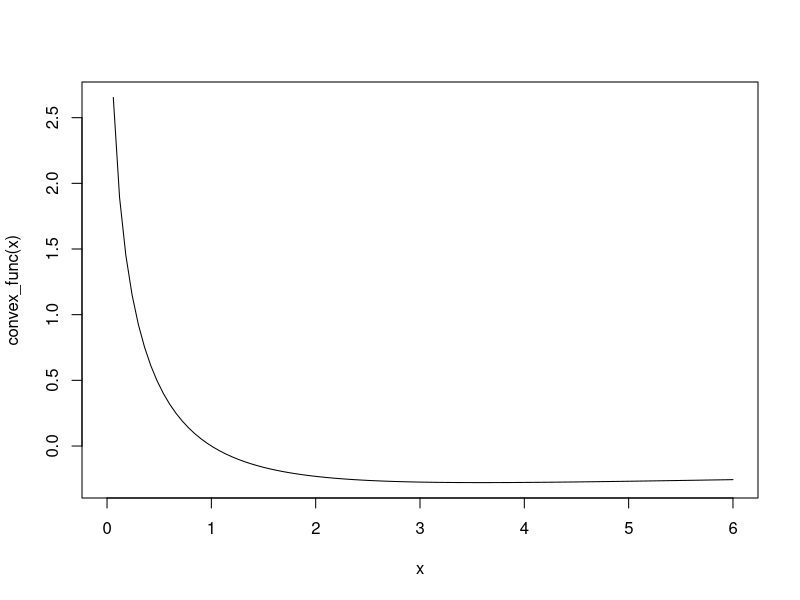
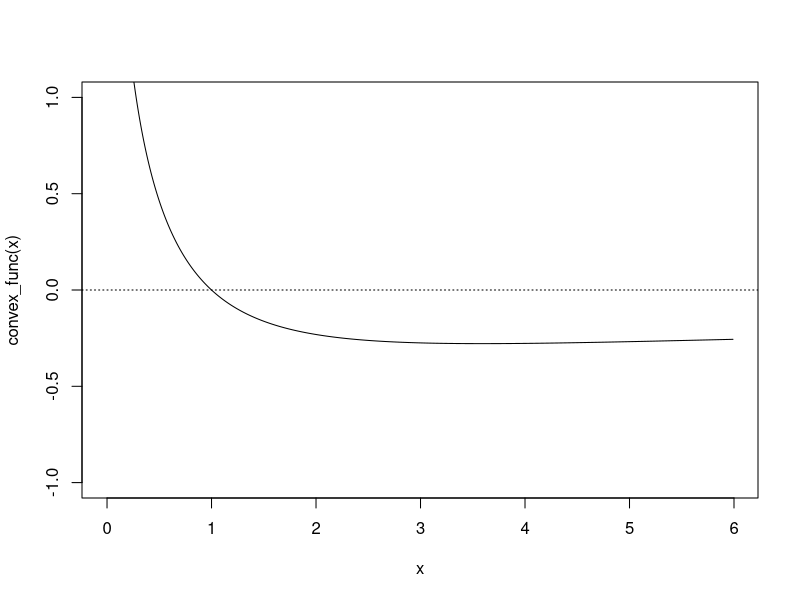
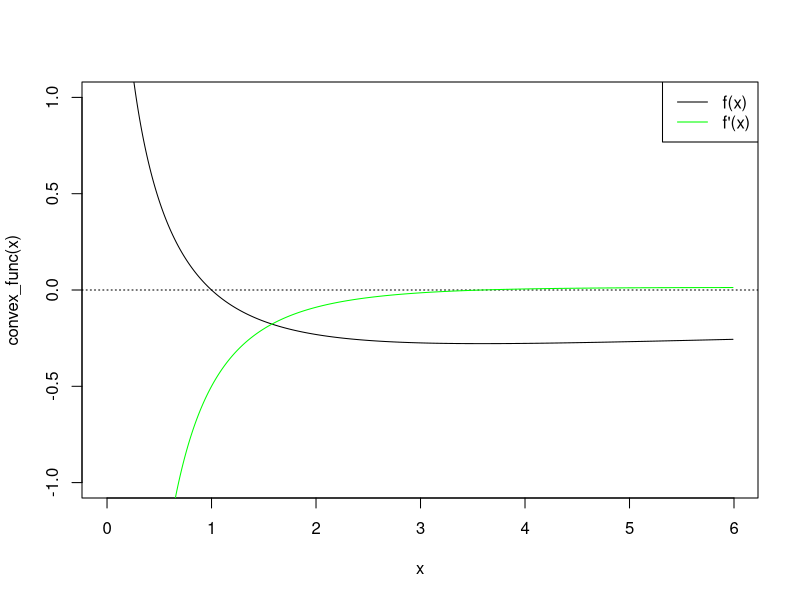
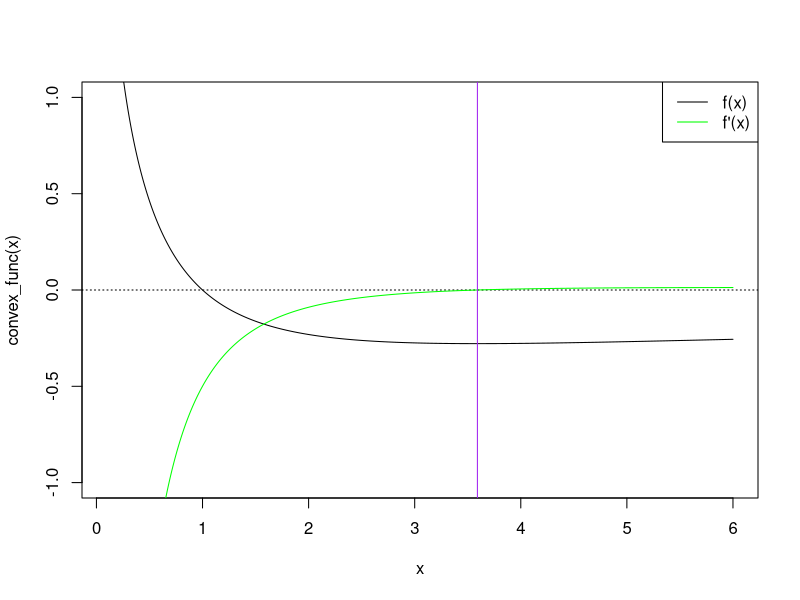

R code for these plots, in order:
## ---- chunk 1
knitr::opts_chunk$set(echo = TRUE)
library(formatR)
library(knitr)
opts_chunk$set(tidy.opts=list(width.cutoff=60),tidy=TRUE)
## ---- chunk 2
convex_func <- function(x) {
  return((-log(x))/(1+x))
}

convex_func(0)
convex_func(2)
## ---- chunk 3
curve(convex_func, 0, 6)

x <- seq(0.0001, 6, by=0.01)
plot(x, convex_func(x), type="l", ylim=c(-1, 1))
abline(h=0, lty=3)
## ---- chunk 4
diff.quot <- function(x, h) {
  dq <- (convex_func(x+h) - convex_func(x))/h
  return(dq)
}
## ---- chunk 5
x <- seq(0.0001, 6, by=0.01)
plot(x, convex_func(x), type="l", ylim=c(-1, 1))
abline(h=0, lty=3)
lines(x, diff.quot(x, h=0.0001), col="green")
legend("topright", c("f(x)", "f'(x)"), lty=c(1, 1), col=c(1, "green"))
## ---- chunk 6
basic.grad.descent <- function(x, max.iter = 10000, stop.deriv = 10^(-10), h = .0001, step.scale = 0.5) {
  iter = 0
  deriv = Inf
  
  for (i in 1:max.iter) {
    iter = iter + 1
    deriv <- (convex_func(x + h) - convex_func(x))/h
    x = x - deriv*step.scale
    if (abs(deriv) < stop.deriv) {break()}
  }
  
  fit <- list(x_value = x, min_value = convex_func(x), num_iterations = iter, converged = (iter < max.iter))
  return(fit)
}

basic.grad.descent(x=1)
nlm(convex_func, p=1)
## ---- chunk 7
x <-seq(from=.10,to=6,.01)
plot(x,convex_func(x),type="l",ylim=c(-1,1))
abline(h=0,lty=3)
lines(x,diff.quot(x, h=0.001),col="green")
legend("topright",legend=c("f(x)","f'(x)"),lty=c(1,1),col=c("black","green"))
abline(v=basic.grad.descent(x=1)$x_value,col="purple")
